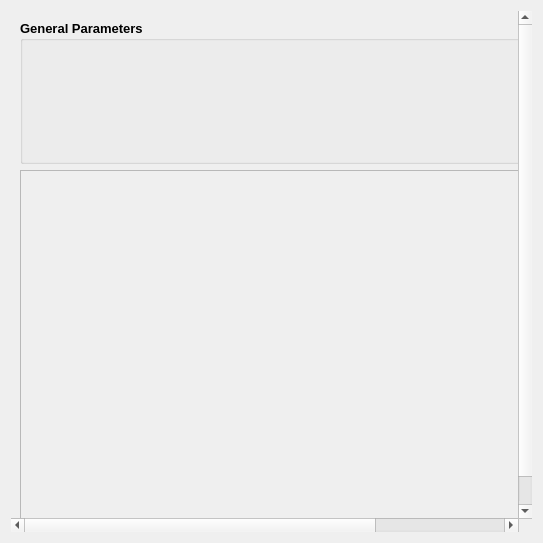
<?xml version="1.0" encoding="UTF-8"?>
<ui version="4.0">
 <class>DamGui_Eco_Soil_Cost</class>
 <widget class="QWidget" name="DamGui_Eco_Soil_Cost">
  <property name="geometry">
   <rect>
    <x>0</x>
    <y>0</y>
    <width>543</width>
    <height>543</height>
   </rect>
  </property>
  <property name="windowTitle">
   <string>Form</string>
  </property>
  <layout class="QVBoxLayout" name="verticalLayout">
   <item>
    <widget class="QScrollArea" name="scrollArea">
     <property name="frameShape">
      <enum>QFrame::NoFrame</enum>
     </property>
     <property name="frameShadow">
      <enum>QFrame::Plain</enum>
     </property>
     <property name="widgetResizable">
      <bool>true</bool>
     </property>
     <widget class="QWidget" name="scrollAreaWidgetContents">
      <property name="geometry">
       <rect>
        <x>0</x>
        <y>0</y>
        <width>693</width>
        <height>509</height>
       </rect>
      </property>
      <layout class="QVBoxLayout" name="verticalLayout_3">
       <property name="sizeConstraint">
        <enum>QLayout::SetFixedSize</enum>
       </property>
       <item>
        <widget class="QGroupBox" name="groupBox">
         <property name="minimumSize">
          <size>
           <width>675</width>
           <height>0</height>
          </size>
         </property>
         <property name="font">
          <font>
           <pointsize>10</pointsize>
           <weight>75</weight>
           <bold>true</bold>
          </font>
         </property>
         <property name="title">
          <string>General Parameters</string>
         </property>
         <layout class="QVBoxLayout" name="verticalLayout_2">
          <item>
           <widget class="Sys_Member_String_BaseWid" name="name" native="true">
            <property name="minimumSize">
             <size>
              <width>200</width>
              <height>30</height>
             </size>
            </property>
            <property name="maximumSize">
             <size>
              <width>16777215</width>
              <height>50</height>
             </size>
            </property>
            <property name="font">
             <font>
              <pointsize>8</pointsize>
              <weight>50</weight>
              <bold>false</bold>
             </font>
            </property>
           </widget>
          </item>
          <item>
           <widget class="Sys_Member_Int_BaseWid" name="id" native="true">
            <property name="minimumSize">
             <size>
              <width>200</width>
              <height>30</height>
             </size>
            </property>
            <property name="maximumSize">
             <size>
              <width>16777215</width>
              <height>50</height>
             </size>
            </property>
            <property name="font">
             <font>
              <pointsize>8</pointsize>
              <weight>50</weight>
              <bold>false</bold>
             </font>
            </property>
           </widget>
          </item>
          <item>
           <widget class="Sys_Member_Bool_BaseWid" name="stepwise_flag" native="true">
            <property name="minimumSize">
             <size>
              <width>200</width>
              <height>30</height>
             </size>
            </property>
            <property name="maximumSize">
             <size>
              <width>16777215</width>
              <height>50</height>
             </size>
            </property>
            <property name="font">
             <font>
              <pointsize>8</pointsize>
              <weight>50</weight>
              <bold>false</bold>
             </font>
            </property>
           </widget>
          </item>
         </layout>
        </widget>
       </item>
       <item>
        <widget class="QFrame" name="frame">
         <property name="minimumSize">
          <size>
           <width>675</width>
           <height>290</height>
          </size>
         </property>
         <property name="font">
          <font>
           <pointsize>8</pointsize>
           <weight>50</weight>
           <bold>false</bold>
          </font>
         </property>
         <property name="frameShape">
          <enum>QFrame::StyledPanel</enum>
         </property>
         <property name="frameShadow">
          <enum>QFrame::Raised</enum>
         </property>
         <layout class="QHBoxLayout" name="horizontalLayout">
          <item>
           <widget class="Sys_Plot_Frame" name="widget_plot" native="true">
            <property name="minimumSize">
             <size>
              <width>0</width>
              <height>350</height>
             </size>
            </property>
           </widget>
          </item>
         </layout>
        </widget>
       </item>
      </layout>
     </widget>
    </widget>
   </item>
  </layout>
 </widget>
 <customwidgets>
  <customwidget>
   <class>Sys_Plot_Frame</class>
   <extends>QWidget</extends>
   <header location="global">Sys_Plot_Frame.h</header>
   <container>1</container>
  </customwidget>
  <customwidget>
   <class>Sys_Member_String_BaseWid</class>
   <extends>QWidget</extends>
   <header>Sys_Member_String_BaseWid.h</header>
   <container>1</container>
  </customwidget>
  <customwidget>
   <class>Sys_Member_Int_BaseWid</class>
   <extends>QWidget</extends>
   <header>Sys_Member_Int_BaseWid.h</header>
   <container>1</container>
  </customwidget>
  <customwidget>
   <class>Sys_Member_Bool_BaseWid</class>
   <extends>QWidget</extends>
   <header>Sys_Member_Bool_BaseWid.h</header>
   <container>1</container>
  </customwidget>
 </customwidgets>
 <resources/>
 <connections/>
</ui>
